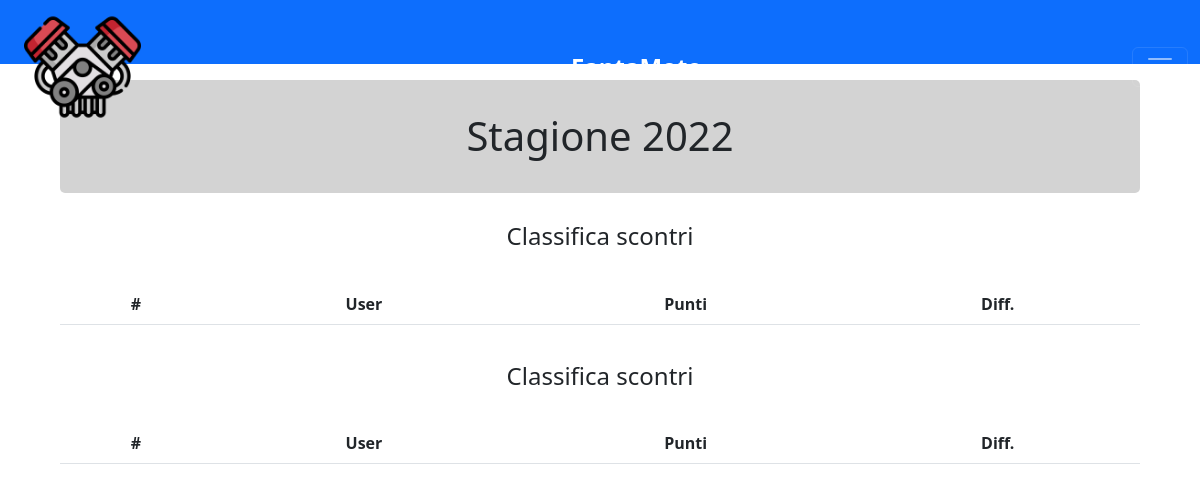
Page /fantamoto/albo (signed in) on the earlier database version.
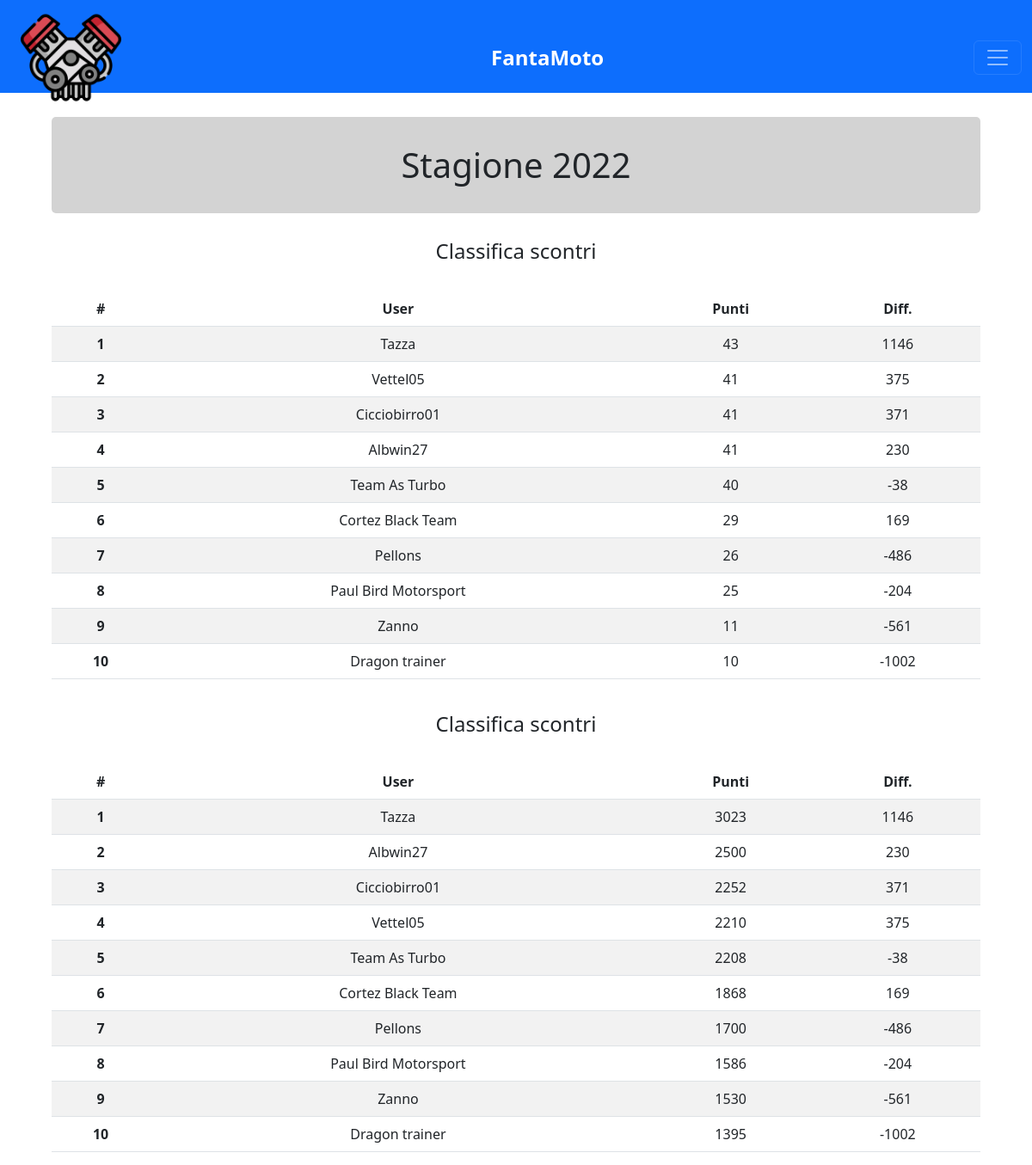
Same page on the later database version.
### fantamotori/models.py (models this page shows)
class Moto_passato(models.Model):
    ex_pscontri = models.IntegerField(default="0")
    ex_pgenerali = models.IntegerField(default="0")
    ex_differenza = models.IntegerField(default="0")
    ex_username = models.TextField(default="a")

### fantamotori/views.py (the view)
# urls.py: path("fantamoto/albo", views.moto_albo, name="fantamoto/albo"),
@login_required
def moto_albo(request):
    s_ranking = Moto_passato.objects.order_by("-ex_pscontri", "-ex_differenza")
    p_ranking = Moto_passato.objects.order_by("-ex_pgenerali", "-ex_differenza")
    return render(request, "fantamoto/albodoro.html", {
        "s_ranking": s_ranking,
        "p_ranking": p_ranking,
        "cat": "moto"
    })

### fantamotori/templates/fantamoto/albodoro.html (shortened to what this page needs)
{% extends "layout.html" %}
{% block body %}
<div class="imppagina">
    <h1 class="albo-anno">Stagione 2022</h1>
    <h4 class="albo-classifica">Classifica scontri</h4>
    <div id="div-scontri" class="home-hidden">
        <table class="table table-striped">
            <thead>
                <tr style="text-align: center;">
                    <th scope="row">#</th>
                    <td style="font-weight:bold">User</td>
                    <td style="font-weight:bold">Punti</td>
                    <td style="font-weight:bold">Diff.</td>
                </tr>
            </thead>
            <tbody style="text-align: center;">
            {% for rank in s_ranking %}
                <tr>
                    <th scope="row">{{ forloop.counter }}</th>
                    <td>{{ rank.ex_username }}</td>
                    <td>{{ rank.ex_pscontri }}</td>
                    <td>{{ rank.ex_differenza }}</td>
                </tr>
            {% endfor %}
            </tbody>
        </table>
    </div>
    <h4 class="albo-classifica">Classifica scontri</h4>
    <div id="div-punti" class="home-hidden">
        <table class="table table-striped">
            <thead>
                <tr style="text-align: center;">
                    <th scope="row">#</th>
                    <td style="font-weight:bold">User</td>
                    <td style="font-weight:bold">Punti</td>
                    <td style="font-weight:bold">Diff.</td>
                </tr>
            </thead>
            <tbody style="text-align: center;">
            {% for rank in p_ranking %}
                <tr>
                    <th scope="row">{{ forloop.counter }}</th>
                    <td>{{ rank.ex_username }}</td>
                    <td>{{ rank.ex_pgenerali }}</td>
                    <td>{{ rank.ex_differenza }}</td>
                </tr>
            {% endfor %}
            </tbody>
        </table>
    </div>
</div>
{% endblock %}

### fantamotori/templates/layout.html (shortened to what this page needs)
{% load static %}
<!DOCTYPE html>
<html lang="it">
    <head>
        <link rel="stylesheet" type="text/css" href="{% static 'styles.css' %}">
        <link href="https://cdn.jsdelivr.net/npm/bootstrap@5.2.3/dist/css/bootstrap.min.css" rel="stylesheet">
    </head>
        <body>
        {% if cat == "moto" %}
        <nav class="navbar fixed-top navbar-dark bg-primary topping">
            <div class="container-fluid">
                <img id="{{cat}}" src="{% static 'engine.png' %}" alt="Logo" class="d-inline-block align-text-top logo next banner">
                <p id="{{cat}}" class="fanta next banner">FantaMoto</p>
                <button class="navbar-toggler next" type="button" data-bs-toggle="offcanvas" data-bs-target="#offcanvasDarkNavbar" aria-controls="offcanvasDarkNavbar">
                    <span class="navbar-toggler-icon"></span>
                </button>
            </div>
        </nav>
        {% endif %}
        {% block body %}
        {% endblock %}
    </body>
</html>

### fantamotori/static/styles.css (style rules this page uses)
body { margin: auto; max-width: 1440px; }
.topping { height: 8%; }
.logo { width: 10%; margin-left: 1%; }
.logo:after { display: block; }
.fanta { color: white; font-size: 150%; margin-bottom: 0; font-weight: bold; }
.next { float: left; }
.imppagina { top: 10%; width: 100%; padding: 0 5% 0 5%; position: absolute; }
.home-hidden { margin-top: 1%; }
.albo-anno { text-align: center; background-color: lightgray; padding: 3% 0 3% 0; border-radius: 5px; }
.albo-classifica { text-align: center; padding: 2% 0 2% 0; }

Differences in the rows shown:
added Moto_passato: ex_username "Tazza", ex_pscontri "43", ex_differenza "1146", ex_pgenerali "3023"
added Moto_passato: ex_username "Vettel05", ex_pscontri "41", ex_differenza "375", ex_pgenerali "2210"
added Moto_passato: ex_username "Cicciobirro01", ex_pscontri "41", ex_differenza "371", ex_pgenerali "2252"
added Moto_passato: ex_username "Albwin27", ex_pscontri "41", ex_differenza "230", ex_pgenerali "2500"
added Moto_passato: ex_username "Team As Turbo", ex_pscontri "40", ex_differenza "-38", ex_pgenerali "2208"
added Moto_passato: ex_username "Cortez Black Team", ex_pscontri "29", ex_differenza "169", ex_pgenerali "1868"
added Moto_passato: ex_username "Pellons", ex_pscontri "26", ex_differenza "-486", ex_pgenerali "1700"
added Moto_passato: ex_username "Paul Bird Motorsport", ex_pscontri "25", ex_differenza "-204", ex_pgenerali "1586"
added Moto_passato: ex_username "Zanno", ex_pscontri "11", ex_differenza "-561", ex_pgenerali "1530"
added Moto_passato: ex_username "Dragon trainer", ex_pscontri "10", ex_differenza "-1002", ex_pgenerali "1395"
